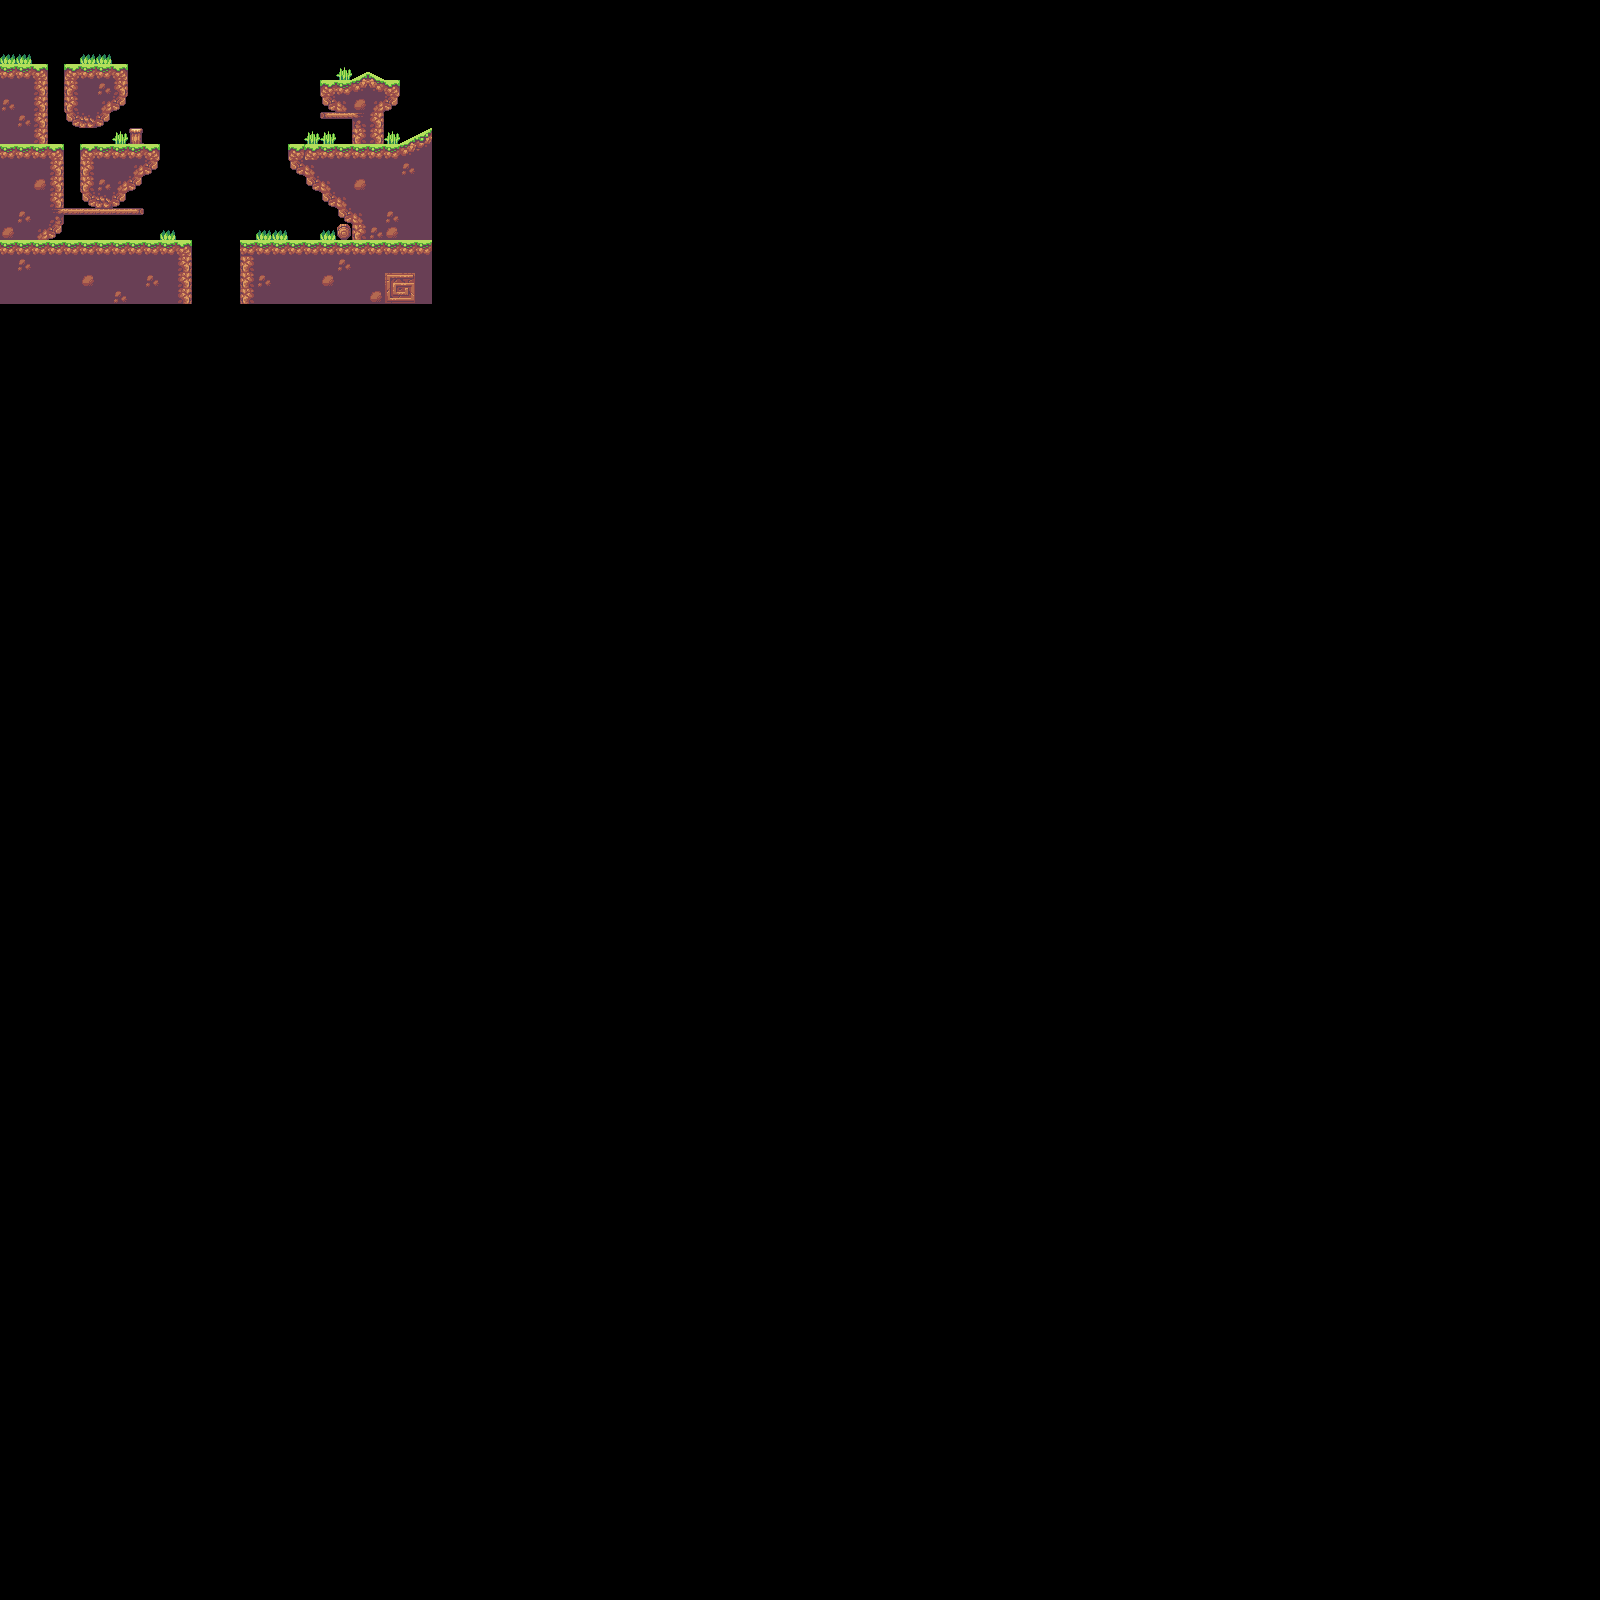

This is a level from a 2D game, rendered from its Tiled map with the project's own tilesets. A one-line summary and the map file follow, with tile-layer data summarised:
An orthogonal 100x100 tile map with 16x16 px tiles, 1 tile layer (Tile Layer 1), 2 tilesets and 6 objects (sp6, sp5, sp4, sp3, sp2, ...).

<map version="1.2" tiledversion="1.2.2" orientation="orthogonal" renderorder="right-down" width="100" height="100" tilewidth="16" tileheight="16" infinite="0" nextlayerid="3" nextobjectid="8">
 <tileset firstgid="1" name="sunnyland-tiles" tilewidth="16" tileheight="16" spacing="16" margin="16" tilecount="132" columns="12">
  <image source="../images/environment/tileset.png" width="400" height="368" />
 </tileset>
 <tileset firstgid="133" name="sunnyland-tiles" tilewidth="16" tileheight="16" margin="16" tilecount="528" columns="24">
  <image source="../images/environment/tileset.png" width="400" height="368" />
 </tileset>
 <layer id="1" name="Tile Layer 1" width="100" height="100" offsetx="0" offsety="0.561136">
  <data>[10000 cells, 251 non-empty, 38 distinct tile ids]</data>
 </layer>
 <objectgroup id="2" name="spawn points">
  <object id="2" name="sp6" x="2.80568" y="49.9411">
   <point />
  </object>
  <object id="3" name="sp5" x="4.48909" y="131.306">
   <point />
  </object>
  <object id="4" name="sp4" x="3.92795" y="226.699">
   <point />
  </object>
  <object id="5" name="sp3" x="427.585" y="92.5874">
   <point />
  </object>
  <object id="6" name="sp2" x="390.55" y="-10.6616">
   <point />
  </object>
  <object id="7" name="sp1" x="429.269" y="226.699">
   <point />
  </object>
 </objectgroup>
</map>
